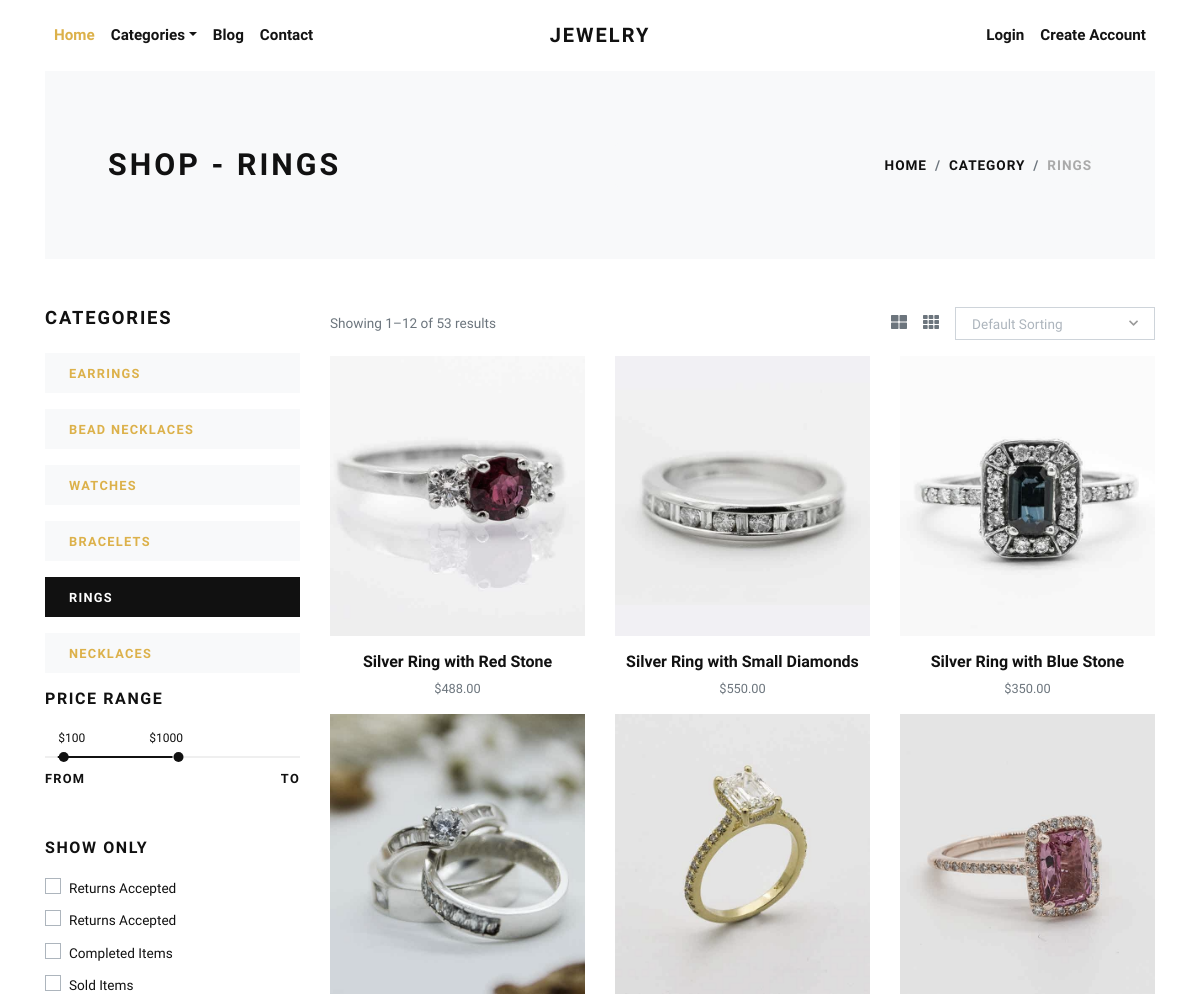
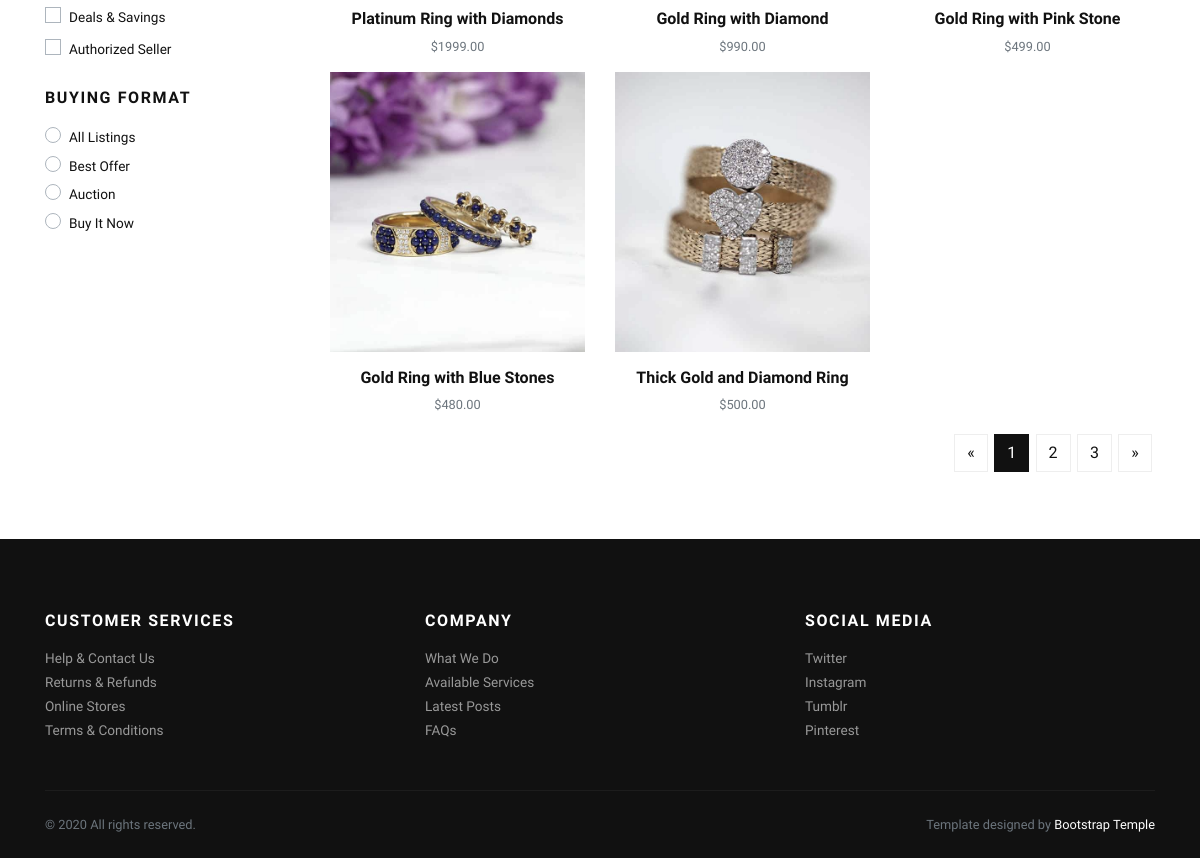
The page /rings/ on the database its author committed (2 pictures, top to bottom).
### store/models.py (models this page shows, shortened)
class Category(models.Model):
    title = models.CharField(max_length=50, verbose_name="Category Title")
    slug = models.SlugField(max_length=55, verbose_name="Category Slug")
    description = models.TextField(blank=True, verbose_name="Category Description")
    category_image = models.ImageField(upload_to='category', blank=True, null=True, verbose_name="Category Image")
    is_active = models.BooleanField(verbose_name="Is Active?")
    is_featured = models.BooleanField(verbose_name="Is Featured?")
    created_at = models.DateTimeField(auto_now_add=True, verbose_name="Created Date")
    updated_at = models.DateTimeField(auto_now=True, verbose_name="Updated Date")
    class Meta:
        verbose_name_plural = 'Categories'
        ordering = ('-created_at', )

class Product(models.Model):
    title = models.CharField(max_length=150, verbose_name="Product Title")
    slug = models.SlugField(max_length=160, verbose_name="Product Slug")
    sku = models.CharField(max_length=255, unique=True, verbose_name="Unique Product ID (SKU)")
    short_description = models.TextField(verbose_name="Short Description")
    detail_description = models.TextField(blank=True, null=True, verbose_name="Detail Description")
    product_image = models.ImageField(upload_to='product', blank=True, null=True, verbose_name="Product Image")
    price = models.DecimalField(max_digits=8, decimal_places=2)
    category = models.ForeignKey(Category, verbose_name="Product Categoy", on_delete=models.CASCADE)
    is_active = models.BooleanField(verbose_name="Is Active?")
    is_featured = models.BooleanField(verbose_name="Is Featured?")
    created_at = models.DateTimeField(auto_now_add=True, verbose_name="Created Date")
    updated_at = models.DateTimeField(auto_now=True, verbose_name="Updated Date")
    class Meta:
        verbose_name_plural = 'Products'
        ordering = ('-created_at', )

### store/views.py (the view)
# urls.py: path('<slug:slug>/', views.category_products, name="category-products"),
def category_products(request, slug):
    category = get_object_or_404(Category, slug=slug)
    products = Product.objects.filter(is_active=True, category=category)
    categories = Category.objects.filter(is_active=True)
    context = {
        'category': category,
        'products': products,
        'categories': categories,
    }
    return render(request, 'store/category_products.html', context)

### store/context_preprocessors.py (called while the page is built)
def store_menu(request):
    categories = Category.objects.filter(is_active=True)
    context = {
        'categories_menu': categories,
    }
    return context

def cart_menu(request):
    if request.user.is_authenticated:
        cart_items= Cart.objects.filter(user=request.user)
        context = {
            'cart_items': cart_items,
        }
    else:
        context = {}
    return context

### templates/store/category_products.html (shortened to what this page needs)
{% extends 'base.html' %}
{% load static %}
    {% block content %}
      <div class="container">
        <section class="py-5 bg-light">
          <div class="container">
            <div class="row px-4 px-lg-5 py-lg-4 align-items-center">
              <div class="col-lg-6">
                <h1 class="h2 text-uppercase mb-0">Shop - {{category.title}}</h1>
              </div>
              <div class="col-lg-6 text-lg-right">
                <nav aria-label="breadcrumb">
                  <ol class="breadcrumb justify-content-lg-end mb-0 px-0">
                    <li class="breadcrumb-item"><a href="{% url 'store:home' %}">Home</a></li>
                    <li class="breadcrumb-item"><a href="{% url 'store:all-categories' %}">Category</a></li>
                    <li class="breadcrumb-item active" aria-current="page">{{category.title}}</li>
                  </ol>
                </nav>
              </div>
            </div>
          </div>
        </section>
        <section class="py-5">
          <div class="container p-0">
            <div class="row">
              <div class="col-lg-3 order-2 order-lg-1">
                <h5 class="text-uppercase mb-4">Categories</h5>
                {% if categories %}
                  {% for cat in categories %}
                    <a href="{% url 'store:category-products' cat.slug %}">
                      <div class="py-2 px-4 {% if category == cat %}bg-dark text-white {% else %}bg-light{% endif %} mb-3">
                        <strong class="small text-uppercase font-weight-bold">{{cat.title}}</strong>
                      </div>
                    </a>
                  {% endfor %}
                {% endif %}
                <h6 class="text-uppercase mb-4">Price range</h6>
                <div class="price-range pt-4 mb-5">
                  <div id="range"></div>
                  <div class="row pt-2">
                    <div class="col-6"><strong class="small font-weight-bold text-uppercase">From</strong></div>
                    <div class="col-6 text-right"><strong class="small font-weight-bold text-uppercase">To</strong></div>
                  </div>
                </div>
                <h6 class="text-uppercase mb-3">Show only</h6>
                <div class="custom-control custom-checkbox mb-1">
                  <label class="custom-control-label text-small" for="customCheck1">Returns Accepted</label>
                </div>
                <div class="custom-control custom-checkbox mb-1">
                  <label class="custom-control-label text-small" for="customCheck2">Returns Accepted</label>
                </div>
                <div class="custom-control custom-checkbox mb-1">
                  <label class="custom-control-label text-small" for="customCheck3">Completed Items</label>
                </div>
                <div class="custom-control custom-checkbox mb-1">
                  <label class="custom-control-label text-small" for="customCheck4">Sold Items</label>
                </div>
                <div class="custom-control custom-checkbox mb-1">
                  <label class="custom-control-label text-small" for="customCheck5">Deals &amp; Savings</label>
                </div>
                <div class="custom-control custom-checkbox mb-4">
                  <label class="custom-control-label text-small" for="customCheck6">Authorized Seller</label>
                </div>
                <h6 class="text-uppercase mb-3">Buying format</h6>
                <div class="custom-control custom-radio">
                  <label class="custom-control-label text-small" for="customRadio1">All Listings</label>
                </div>
                <div class="custom-control custom-radio">
                  <label class="custom-control-label text-small" for="customRadio2">Best Offer</label>
                </div>
                <div class="custom-control custom-radio">
                  <label class="custom-control-label text-small" for="customRadio3">Auction</label>
                </div>
                <div class="custom-control custom-radio">
                  <label class="custom-control-label text-small" for="customRadio4">Buy It Now</label>
                </div>
              </div>
              <div class="col-lg-9 order-1 order-lg-2 mb-5 mb-lg-0">
                <div class="row mb-3 align-items-center">
                  <div class="col-lg-6 mb-2 mb-lg-0">
                    <p class="text-small text-muted mb-0">Showing 1–12 of 53 results</p>
                  </div>
                  <div class="col-lg-6">
                    <ul class="list-inline d-flex align-items-center justify-content-lg-end mb-0">
                      <li class="list-inline-item text-muted mr-3"><a class="reset-anchor p-0" href="#"><i class="fas fa-th-large"></i></a></li>
                      <li class="list-inline-item text-muted mr-3"><a class="reset-anchor p-0" href="#"><i class="fas fa-th"></i></a></li>
                      <li class="list-inline-item">
                      </li>
                    </ul>
                  </div>
                </div>
                <div class="row">
                  {% if products %}
                    {% for product in products %}
                      <div class="col-lg-4 col-sm-6">
                        <div class="product text-center">
                          <div class="mb-3 position-relative">
                            <a class="d-block" href="{% url 'store:product-detail' product.slug %}">
                              {% if product.product_image %}
                                <img class="img-fluid w-100" src="{{product.product_image.url}}" alt="{{product.title}}">
                              {% else %}
                                <img class="img-fluid w-100" src="{% static 'img/product-1.jpg' %}" alt="{{product.title}}">
                              {% endif %}
                            </a>
                          </div>
                          <h6> <a class="reset-anchor" href="{% url 'store:product-detail' product.slug %}">{{product.title}}</a></h6>
                          <p class="small text-muted">${{product.price}}</p>
                        </div>
                      </div>
                    {% endfor %}
                  {% endif %}
                </div>
                <nav aria-label="Page navigation example">
                  <ul class="pagination justify-content-center justify-content-lg-end">
                    <li class="page-item"><a class="page-link" href="#" aria-label="Previous"><span aria-hidden="true">«</span></a></li>
                    <li class="page-item active"><a class="page-link" href="#">1</a></li>
                    <li class="page-item"><a class="page-link" href="#">2</a></li>
                    <li class="page-item"><a class="page-link" href="#">3</a></li>
                    <li class="page-item"><a class="page-link" href="#" aria-label="Next"><span aria-hidden="true">»</span></a></li>
                  </ul>
                </nav>
              </div>
            </div>
          </div>
        </section>
      </div>
      {% endblock content %}

### jewelryshop/static/css/style.default.css (style rules this page uses)
.text-small { font-size: 0.85rem !important; }
strong { font-weight: 700; }
.product img { -webkit-filter: grayscale(40%); filter: grayscale(40%); transition: all 0.3s; }
.text-uppercase { text-transform: uppercase; letter-spacing: 0.1em; }
.reset-anchor { color: inherit; transition: all 0.3s; }
.noUi-target { background: #efefef; border-radius: 0; border: none; box-shadow: none; }
.noUi-horizontal { height: 2px; }
body { font-family: "Libre Franklin", sans-serif; font-size: 1rem; font-weight: 400; line-height: 1.5; color: #111111; background-color: #fff; }
a { color: #dcb14a; text-decoration: none; }
h1, h2, h3, h4, h5, h6, .h1, .h2, .h3, .h4, .h5, .h6 { margin-bottom: 0.5rem; font-family: inherit; font-weight: 900; line-height: 1.2; color: inherit; }
h1, .h1 { font-size: 2.2rem; }
h2, .h2 { font-size: 1.9rem; }
h5, .h5 { font-size: 1.15rem; }
h6, .h6 { font-size: 1rem; }
small, .small { font-size: 80%; font-weight: 400; }
.page-item:first-child .page-link { border-top-left-radius: 0; border-bottom-left-radius: 0; }
.page-item:last-child .page-link { border-top-right-radius: 0; border-bottom-right-radius: 0; }
.page-item.active .page-link { color: #fff; background-color: #111111; border-color: #111111; }
.page-link { padding: 0.5rem 0.75rem; line-height: 1.25; color: #111111; background-color: none; border: 1px solid #eee; margin: 0.2rem; transition: all 0.3s; }
.bg-light { background-color: #f8f9fa !important; }
.bg-dark { background-color: #111111 !important; }
.custom-checkbox .custom-control-label::before { border-radius: 0; }
.custom-radio .custom-control-label::before { border-radius: 50%; }
.custom-control-label { font-weight: 400; line-height: 2.1em; cursor: pointer; }
.breadcrumb { background: #f8f9fa; }
.breadcrumb-item { font-size: 0.85rem; text-transform: uppercase; letter-spacing: 0.07em; font-weight: 900; color: #111111; }
.breadcrumb-item a { color: inherit; transition: all 0.3s; }
.breadcrumb-item.active { color: #aaa; }

### rows shown on the page
Category: title "RINGS"
Category: title "EARRINGS"
Category: title "BEAD NECKLACES"
Category: title "WATCHES"
Category: title "BRACELETS"
Category: title "NECKLACES"
Product: product_image (picture), title "Silver Ring with Red Stone", price "488.00"
Product: product_image (picture), title "Silver Ring with Small Diamonds", price "550.00"
Product: product_image (picture), title "Silver Ring with Blue Stone", price "350.00"
Product: product_image (picture), title "Platinum Ring with Diamonds", price "1999.00"
Product: product_image (picture), title "Gold Ring with Diamond", price "990.00"
Product: product_image (picture), title "Gold Ring with Pink Stone", price "499.00"
Product: product_image (picture), title "Gold Ring with Blue Stones", price "480.00"
Product: product_image (picture), title "Thick Gold and Diamond Ring", price "500.00"
